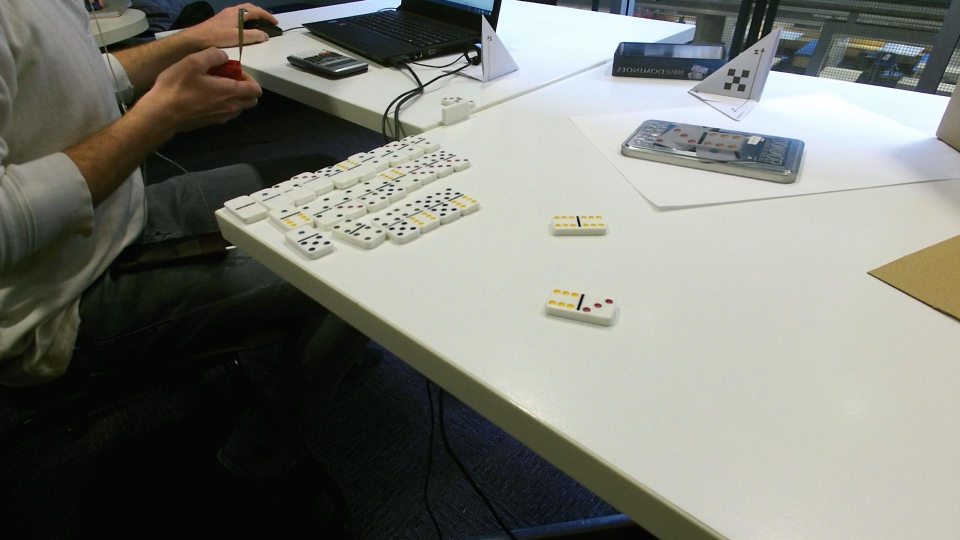
%> input picture Tracking sequence 1/sequence_4.jpg, 1920 x 1080 px (shown at 1/2 size)
$ octave init_track.m   (GNU Octave 9; MATLAB toolbox functions it lacks are replaced by stand-ins)
%> lines starting %> are read from the running program, lines starting %| are printed output that depends on the picture
close all;
previousIm = rgb2gray(imread('data_3/sequence_4.jpg'));
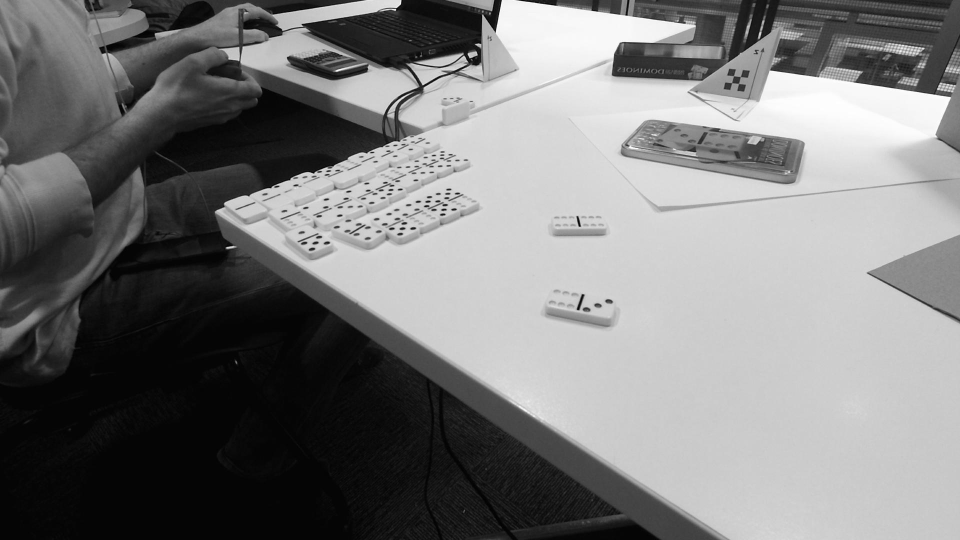
%> previousIm: size 1080x1920 uint8 (shown at 1/2 size); min 0, max 255, mean 122.8
currentIm = rgb2gray(imread('data_3/sequence_7.jpg'));
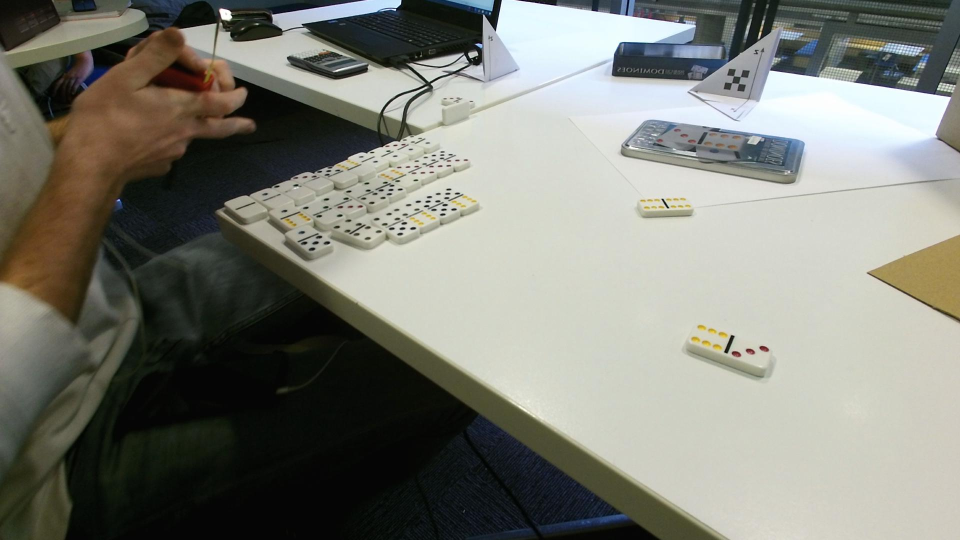
%> input picture Tracking sequence 1/sequence_7.jpg, 1920 x 1080 px (shown at 1/2 size)
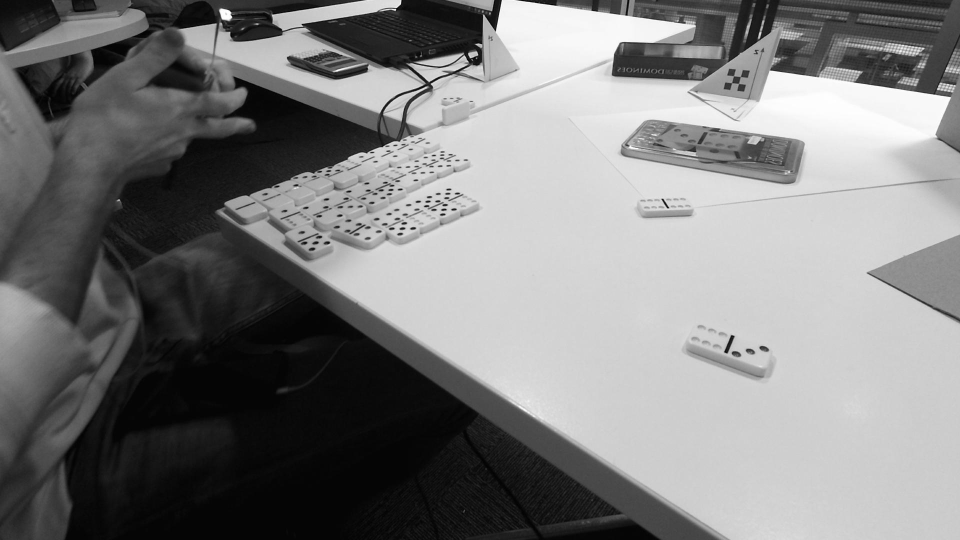
%> currentIm: size 1080x1920 uint8 (shown at 1/2 size); min 0, max 255, mean 126.5
%[frame, time, meta] = capture_frame();
tic;

locations = [870, 805, 155, 85; 820, 553, 115, 95; 970, 375, 60, 85; 1180, (415), 93, 70]

sub = imsubtract(previousIm, currentIm);
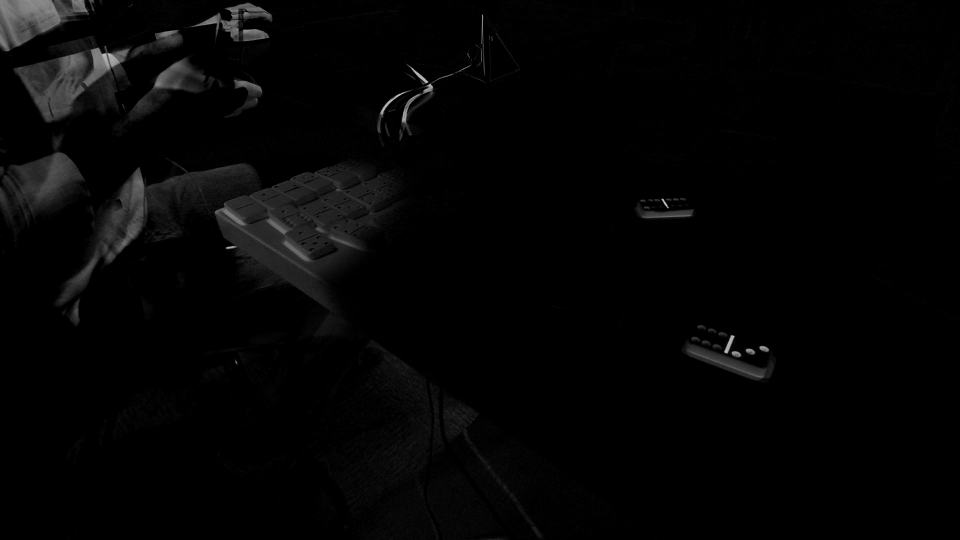
%> sub: size 1080x1920 uint8 (shown at 1/2 size); min 0, max 220, mean 4.6
imshow(sub); hold on;
for i = 1:length(locations)
    x = locations(i, 1);
    y = locations(i, 2);
    width = locations(i, 3);
    height = locations(i, 4);
    rangeX = width/3;
    rangeY = height/3;
    %sub(y:(y+height),x:(x+width),:) = 0;
    range = sub((y-rangeY):(rangeY*2+height+y),(x-rangeX):(x+rangeX*2+width),:);
    range = im2bw(range);
%> (the run ends here)
